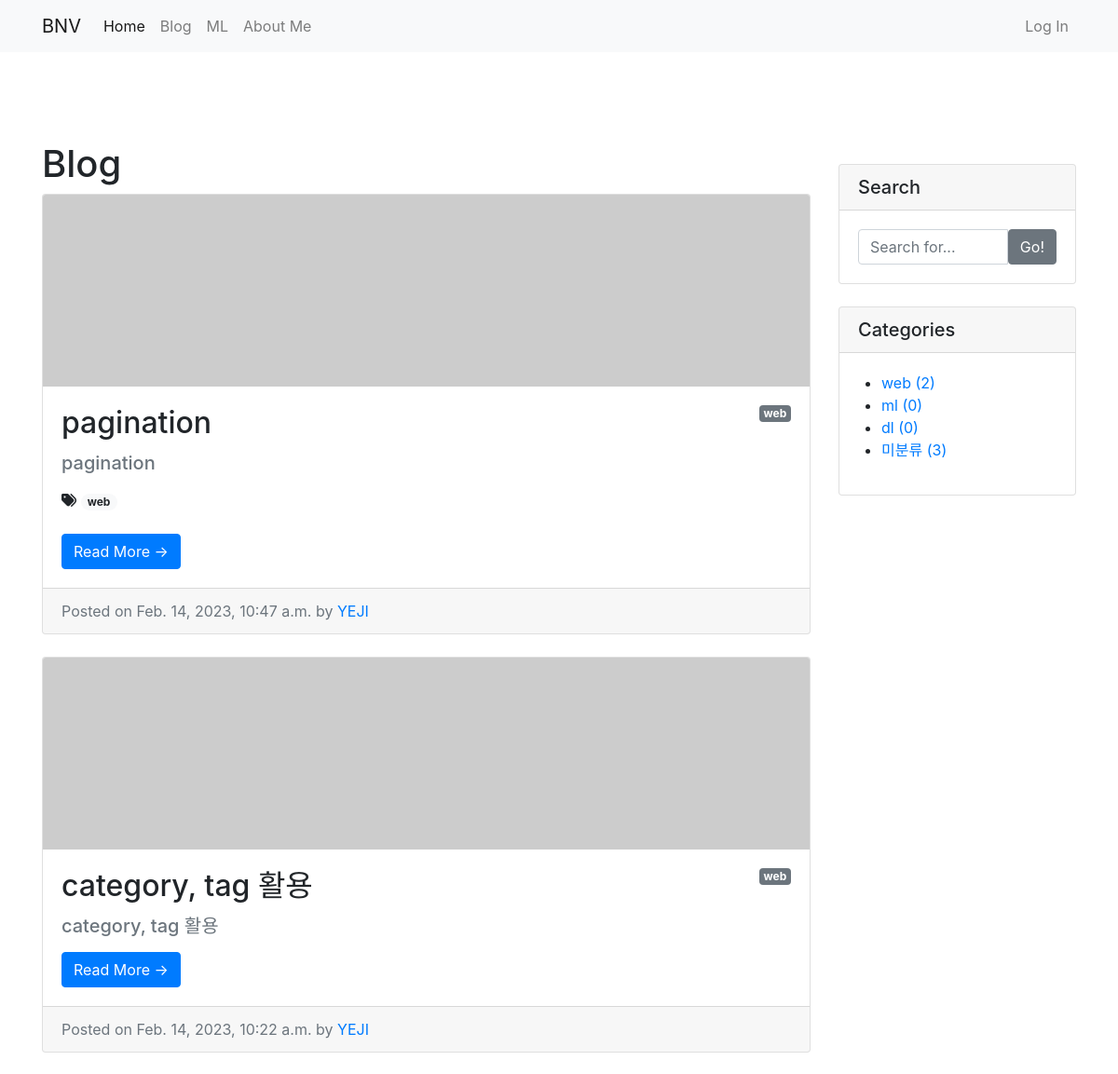
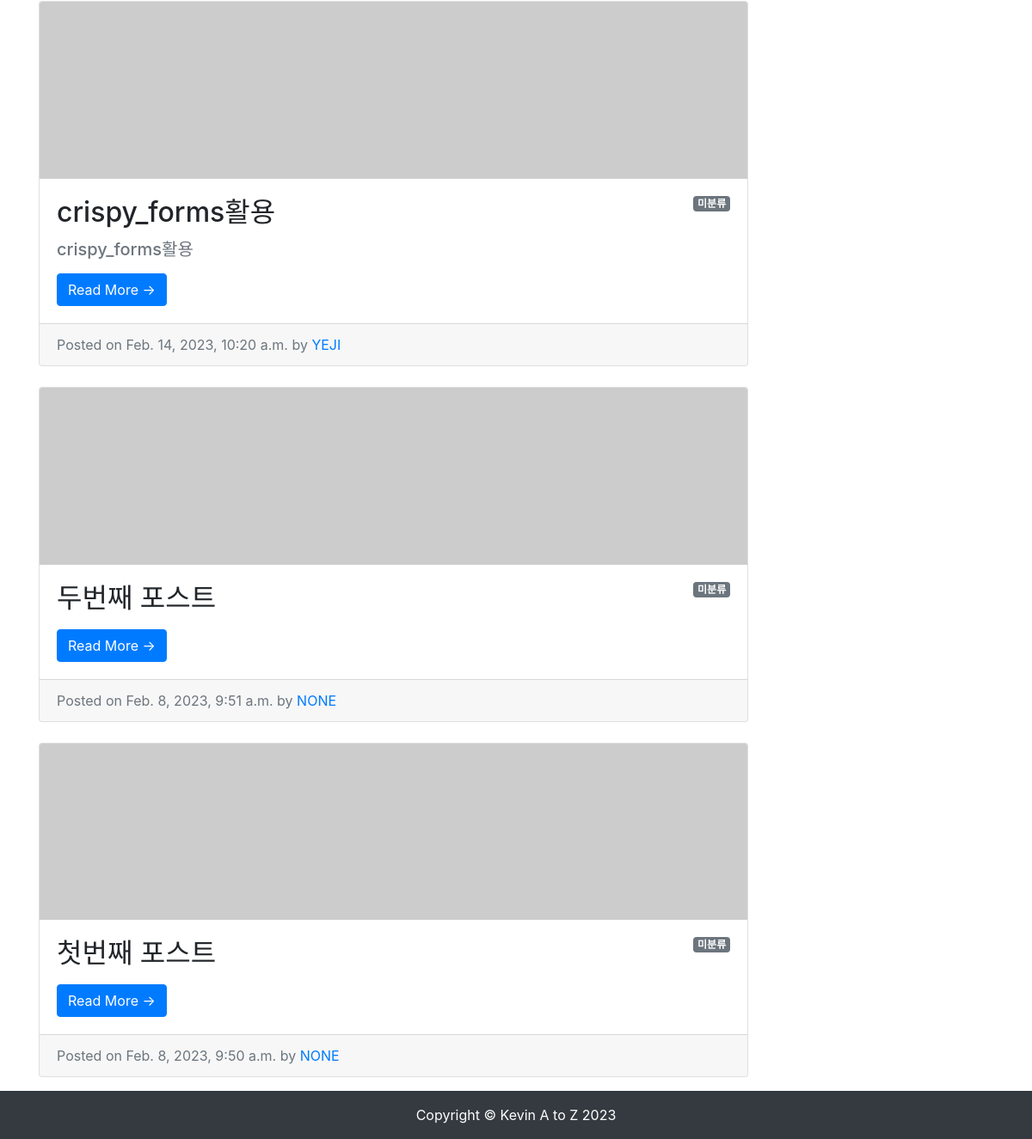
/blog/, run on an earlier commit of the app's database (2 pictures, top to bottom).
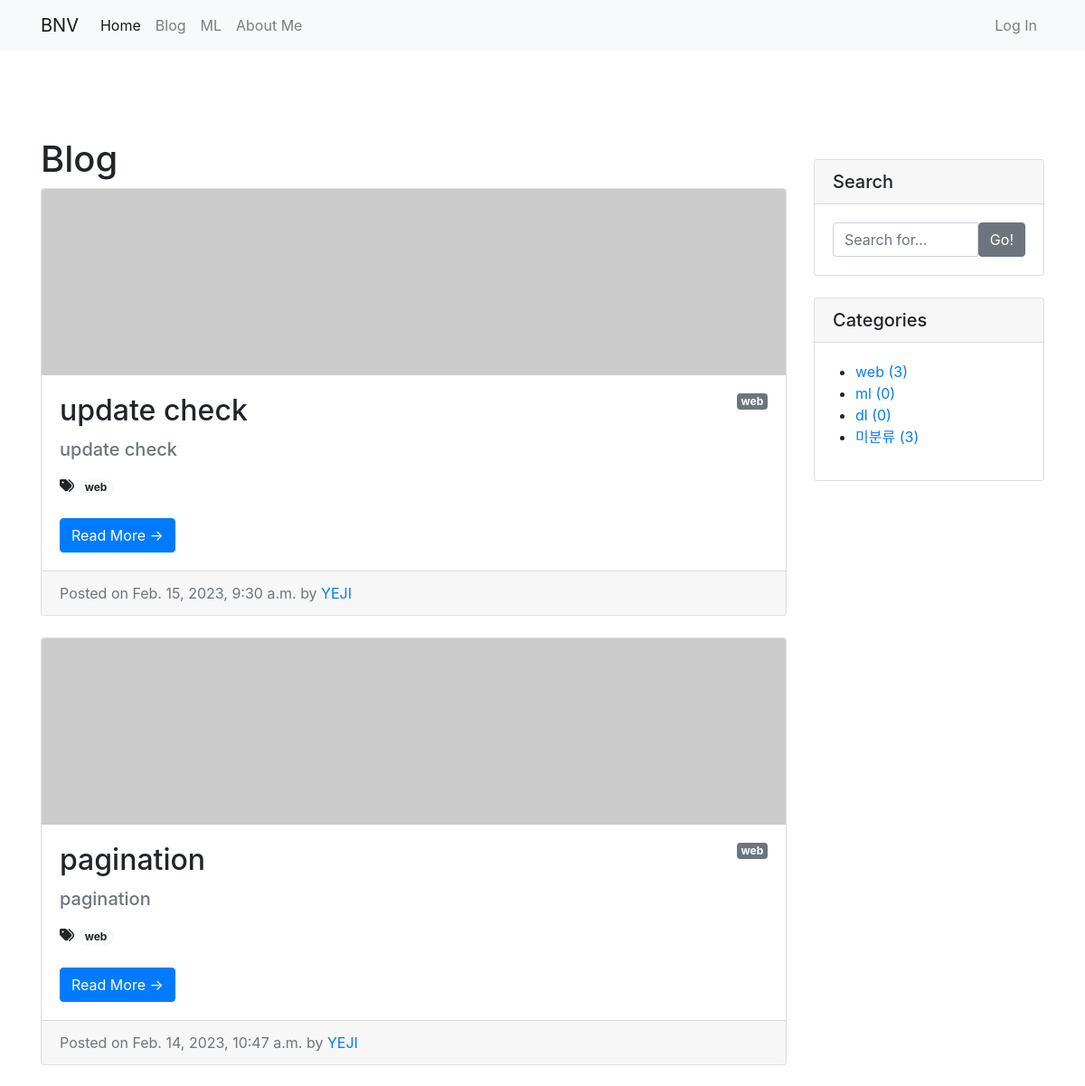
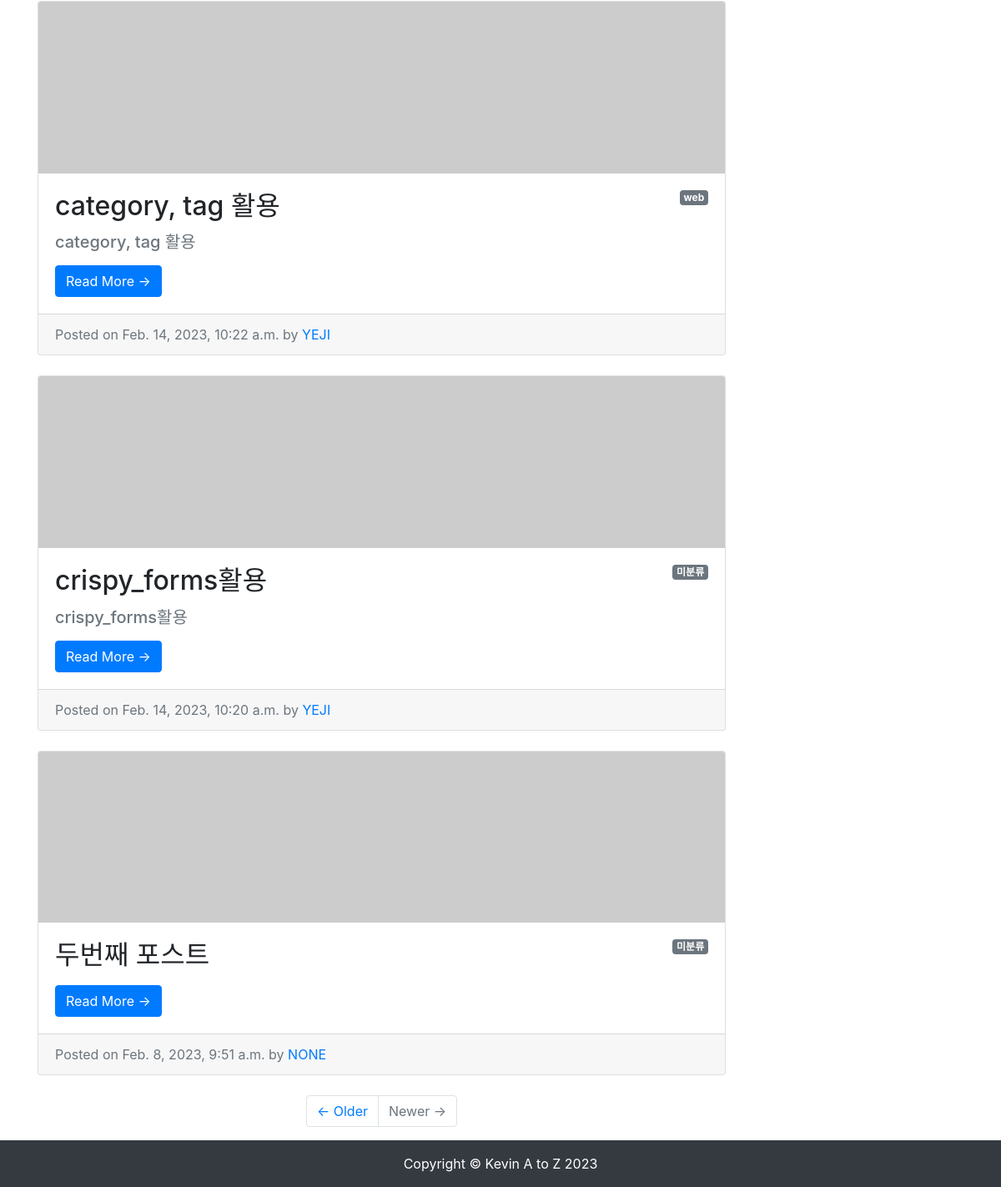
And on a later commit of the database (2 pictures, top to bottom).
### blog/models.py (models this page shows, shortened)
class Post(models.Model):
    title = models.CharField(max_length=30)
    hook_text = models.CharField(max_length=100, blank=True)
    content = models.TextField()
    head_image = models.ImageField(upload_to='blog/images/%Y/%m/%d/', blank=True)
    file_upload = models.FileField(upload_to='blog/files/%Y/%m/%d/', blank=True)
    created_at = models.DateTimeField(auto_now_add=True)
    updated_at = models.DateTimeField(auto_now=True)
    author = models.ForeignKey(User, null=True, on_delete=models.SET_NULL)
    category = models.ForeignKey(Category, null=True, blank=True, on_delete=models.SET_NULL)
    tags = models.ManyToManyField(Tag, blank=True)
    def get_absolute_url(self): # 객체의 상세 페이지로 이동할 수 있는 링크를 만들 수 있음. url 생성 규칙을 정의하는 메서드
        return f'/blog/{self.pk}/'
    def get_content_markdown(self):
        return markdown(self.content)

class Category(models.Model):
    name = models.CharField(max_length=50, unique=True)
    slug = models.SlugField(max_length=200, unique=True, allow_unicode=True)
    def __str__(self):
        return self.name
    def get_absolute_url(self):
        return f'/blog/category/{self.slug}/'
    class Meta:
        verbose_name_plural = 'categories'

class Tag(models.Model):
    name = models.CharField(max_length=50)
    slug = models.SlugField(max_length=200, unique=True, allow_unicode=True)
    def __str__(self):
        return self.name
    def get_absolute_url(self):
        return f'/blog/tag/{self.slug}/'

### blog/views.py (the view)
# urls.py: path('',views.PostList.as_view()),
class PostList(ListView):
    model = Post
    ordering = '-pk'
    paginate_by = 5
    def get_context_data(self, **kwargs):
        context = super(PostList, self).get_context_data()
        context['categories'] = Category.objects.all()
        context['no_category_post_count'] = Post.objects.filter(category=None).count()
        return context

### blog/templates/blog/post_list.html (shortened to what this page needs)
{% extends 'blog/base.html' %}
{% block main_area %}
    <h1>Blog
    </h1>
    {% if post_list.exists %}
    {% for p in post_list %}
    <div class="card mb-4" id="post-{{p.pk}}">
        {% if p.head_image %}
            <img class="card-img-top" src="{{ p.head_image.url }}" alt="{{ p }} head image">
        {% else %}
            <img class="card-img-top" src="https://picsum.photos/seed/{{ p.id }}/800/200" alt="random_image">
        {% endif %}
        <div class="card-body">
            {% if p.category %}
                <span class="badge badge-secondary float-right">{{ p.category }}</span>
            {% else %}
                <span class="badge badge-secondary float-right">미분류</span>
            {% endif %}
            <h2 class="card-title">{{ p.title}}</h2>
            {% if p.hook_text %}
                <h5 class="text-muted">{{ p.hook_text }}</h5>
            {% endif %}
            {% if p.tags.exists %}
                        <i class="fas fa-tags"></i>
                        {% for tag in p.tags.iterator %}
                            <a href="{{ tag.get_absolute_url }}"><span class="badge badge-pill badge-light">{{ tag }}</span></a>
                        {% endfor %}
                        <br/>
                        <br/>
                    {% endif %}
            <a href="{{ p.get_absolute_url }}" class="btn btn-primary">Read More &rarr;</a>
        </div>
        <div class="card-footer text-muted">
            Posted on {{ p.created_at}} by
            <a href="#">{{p.author | upper}}</a>
        </div>
    </div>
{% endfor %}
    {% else %}
        <h3>아직 게시물이 없습니다.</h3>
    {% endif %}
    {% if is_paginated %}
     <ul class="pagination justify-content-center mb-4">
        {% if page_obj.has_next %}
                <li class="page-item">
                    <a class="page-link" href="?page={{ page_obj.next_page_number }}">&larr; Older</a>
                </li>
            {% else %}
                <li class="page-item disabled">
                    <a class="page-link" href="#">&larr; Older</a>
                </li>
            {% endif %}
            {% if page_obj.has_previous %}
                <li class="page-item">
                    <a class="page-link" href="?page={{ page_obj.previous_page_number }}">Newer &rarr;</a>
                </li>
            {% else %}
                <li class="page-item disabled">
                    <a class="page-link" href="#">Newer &rarr;</a>
                </li>
            {% endif %}
    </ul>
    {% endif %}
{% endblock %}

### blog/templates/blog/base.html (shortened to what this page needs)
<!DOCTYPE html>
<html lang="ko">
  <head>
    <link
      rel="stylesheet"
      href="https://cdn.jsdelivr.net/npm/bootstrap@4.5.3/dist/css/bootstrap.min.css"
    />
  </head>
  <body>
    {% include 'blog/navbar.html' %}
    <div class="container pt-5 my-5">
      <div class="row">
        <div class="col-md-8 col-lg-9" id="main-area">
          {% block main_area %} {% endblock %}
        </div>
        <div class="col-md-4 col-lg-3">
          <div class="card my-4">
            <h5 class="card-header">Search</h5>
            <div class="card-body">
              <div class="input-group">
                <input
                  type="text"
                  class="form-control"
                  placeholder="Search for..."
                  id="search-input"
                />
                <span class="input-group-btn">
                  <button
                    class="btn btn-secondary"
                    type="button"
                    onclick="searchPost();"
                  >
                    Go!
                  </button>
                </span>
              </div>
            </div>
          </div>
          <div class="card my-4" id="categories-card">
            <h5 class="card-header">Categories</h5>
            <div class="card-body">
              <div class="row">
                <ul>
                  {% for category in categories %}
                  <li>
                    <a href="{{ category.get_absolute_url }}"
                      >{{ category }} ({{ category.post_set.count }})</a
                    >
                  </li>
                  {% endfor %}
                  <li>
                    <a href="/blog/category/no_category/"
                      >미분류 ({{ no_category_post_count }})</a
                    >
                  </li>
                </ul>
              </div>
            </div>
          </div>
        </div>
      </div>
    </div>
    {% include 'blog/footer.html' %}
  </body>
</html>

What changed in the data, as far as the page shows it:
no longer on this page (row unchanged): Post: shows "미분류", title "첫번째 포스트", created_at "Feb. 8, 2023, 9:50 a.m.", author "NONE"
added Post: category "web", title "update check", hook_text "update check", created_at "Feb. 15, 2023, 9:30 a.m.", author "YEJI", Tag (name "web")
computed for Category "web": post_set.count "2" → "3"
Also different on the page:
text now shown: "← Older Newer →"
